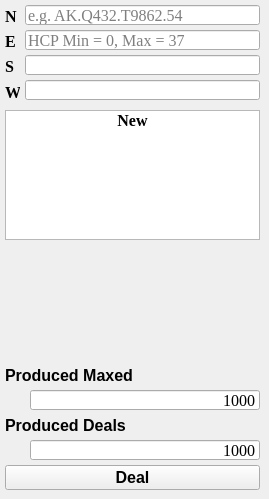
      <widget class="QWidget" name="tab_normal">
       <attribute name="title">
        <string>Normal</string>
       </attribute>
       <widget class="QLineEdit" name="edit_e">
        <property name="geometry">
         <rect>
          <x>25</x>
          <y>30</y>
          <width>235</width>
          <height>20</height>
         </rect>
        </property>
        <property name="font">
         <font>
          <family>Times New Roman</family>
          <pointsize>12</pointsize>
         </font>
        </property>
        <property name="text">
         <string/>
        </property>
        <property name="maxLength">
         <number>16</number>
        </property>
        <property name="readOnly">
         <bool>false</bool>
        </property>
        <property name="placeholderText">
         <string>HCP Min = 0, Max = 37</string>
        </property>
       </widget>
       <widget class="QLabel" name="n">
        <property name="geometry">
         <rect>
          <x>5</x>
          <y>10</y>
          <width>12</width>
          <height>12</height>
         </rect>
        </property>
        <property name="font">
         <font>
          <family>Times New Roman</family>
          <pointsize>12</pointsize>
          <weight>75</weight>
          <bold>true</bold>
         </font>
        </property>
        <property name="text">
         <string>N</string>
        </property>
       </widget>
       <widget class="QLineEdit" name="edit_w">
        <property name="geometry">
         <rect>
          <x>25</x>
          <y>80</y>
          <width>235</width>
          <height>20</height>
         </rect>
        </property>
        <property name="font">
         <font>
          <family>Times New Roman</family>
          <pointsize>12</pointsize>
         </font>
        </property>
        <property name="text">
         <string/>
        </property>
        <property name="maxLength">
         <number>16</number>
        </property>
        <property name="readOnly">
         <bool>false</bool>
        </property>
       </widget>
       <widget class="QLabel" name="w">
        <property name="geometry">
         <rect>
          <x>5</x>
          <y>85</y>
          <width>15</width>
          <height>15</height>
         </rect>
        </property>
        <property name="font">
         <font>
          <family>Times New Roman</family>
          <pointsize>12</pointsize>
          <weight>75</weight>
          <bold>true</bold>
         </font>
        </property>
        <property name="text">
         <string>W</string>
        </property>
       </widget>
       <widget class="QLineEdit" name="edit_s">
        <property name="geometry">
         <rect>
          <x>25</x>
          <y>55</y>
          <width>235</width>
          <height>20</height>
         </rect>
        </property>
        <property name="font">
         <font>
          <family>Times New Roman</family>
          <pointsize>12</pointsize>
         </font>
        </property>
        <property name="text">
         <string/>
        </property>
        <property name="maxLength">
         <number>16</number>
        </property>
        <property name="readOnly">
         <bool>false</bool>
        </property>
       </widget>
       <widget class="QLineEdit" name="edit_n">
        <property name="geometry">
         <rect>
          <x>25</x>
          <y>5</y>
          <width>235</width>
          <height>20</height>
         </rect>
        </property>
        <property name="font">
         <font>
          <family>Times New Roman</family>
          <pointsize>12</pointsize>
         </font>
        </property>
        <property name="inputMask">
         <string/>
        </property>
        <property name="text">
         <string/>
        </property>
        <property name="maxLength">
         <number>16</number>
        </property>
        <property name="readOnly">
         <bool>false</bool>
        </property>
        <property name="placeholderText">
         <string>e.g. AK.Q432.T9862.54</string>
        </property>
       </widget>
       <widget class="QLabel" name="e">
        <property name="geometry">
         <rect>
          <x>5</x>
          <y>35</y>
          <width>12</width>
          <height>12</height>
         </rect>
        </property>
        <property name="font">
         <font>
          <family>Times New Roman</family>
          <pointsize>12</pointsize>
          <weight>75</weight>
          <bold>true</bold>
         </font>
        </property>
        <property name="text">
         <string>E</string>
        </property>
       </widget>
       <widget class="QLabel" name="s">
        <property name="geometry">
         <rect>
          <x>5</x>
          <y>60</y>
          <width>12</width>
          <height>12</height>
         </rect>
        </property>
        <property name="font">
         <font>
          <family>Times New Roman</family>
          <pointsize>12</pointsize>
          <weight>75</weight>
          <bold>true</bold>
         </font>
        </property>
        <property name="text">
         <string>S</string>
        </property>
       </widget>
       <widget class="QLabel" name="deal_tar">
        <property name="geometry">
         <rect>
          <x>5</x>
          <y>415</y>
          <width>131</width>
          <height>20</height>
         </rect>
        </property>
        <property name="font">
         <font>
          <family>Helvetica</family>
          <pointsize>12</pointsize>
          <weight>75</weight>
          <bold>true</bold>
         </font>
        </property>
        <property name="text">
         <string>Produced Deals</string>
        </property>
       </widget>
       <widget class="QLineEdit" name="edit_deal_tar">
        <property name="geometry">
         <rect>
          <x>30</x>
          <y>440</y>
          <width>230</width>
          <height>20</height>
         </rect>
        </property>
        <property name="font">
         <font>
          <family>Times New Roman</family>
          <pointsize>12</pointsize>
         </font>
        </property>
        <property name="text">
         <string>1000</string>
        </property>
        <property name="alignment">
         <set>Qt::AlignRight|Qt::AlignTrailing|Qt::AlignVCenter</set>
        </property>
        <property name="readOnly">
         <bool>false</bool>
        </property>
       </widget>
       <widget class="QPushButton" name="btn_deal_click">
        <property name="geometry">
         <rect>
          <x>5</x>
          <y>465</y>
          <width>255</width>
          <height>25</height>
         </rect>
        </property>
        <property name="font">
         <font>
          <family>Helvetica</family>
          <pointsize>12</pointsize>
          <weight>75</weight>
          <bold>true</bold>
         </font>
        </property>
        <property name="text">
         <string>Deal</string>
        </property>
        <property name="autoDefault">
         <bool>false</bool>
        </property>
       </widget>
       <widget class="QLineEdit" name="edit_deal_max">
        <property name="geometry">
         <rect>
          <x>30</x>
          <y>390</y>
          <width>230</width>
          <height>20</height>
         </rect>
        </property>
        <property name="font">
         <font>
          <family>Times New Roman</family>
          <pointsize>12</pointsize>
         </font>
        </property>
        <property name="text">
         <string>1000</string>
        </property>
        <property name="alignment">
         <set>Qt::AlignRight|Qt::AlignTrailing|Qt::AlignVCenter</set>
        </property>
        <property name="readOnly">
         <bool>false</bool>
        </property>
       </widget>
       <widget class="QLabel" name="deal_max">
        <property name="geometry">
         <rect>
          <x>5</x>
          <y>365</y>
          <width>141</width>
          <height>20</height>
         </rect>
        </property>
        <property name="font">
         <font>
          <family>Helvetica</family>
          <pointsize>12</pointsize>
          <weight>75</weight>
          <bold>true</bold>
         </font>
        </property>
        <property name="text">
         <string>Produced Maxed</string>
        </property>
       </widget>
       <widget class="QListWidget" name="list_nor_setting">
        <property name="geometry">
         <rect>
          <x>5</x>
          <y>110</y>
          <width>255</width>
          <height>130</height>
         </rect>
        </property>
        <property name="font">
         <font>
          <family>Times New Roman</family>
          <pointsize>12</pointsize>
          <weight>50</weight>
          <bold>false</bold>
          <underline>false</underline>
          <strikeout>false</strikeout>
         </font>
        </property>
        <property name="acceptDrops">
         <bool>false</bool>
        </property>
        <property name="statusTip">
         <string/>
        </property>
        <property name="autoFillBackground">
         <bool>false</bool>
        </property>
        <property name="lineWidth">
         <number>1</number>
        </property>
        <item>
         <property name="text">
          <string>New</string>
         </property>
         <property name="font">
          <font>
           <family>Times New Roman</family>
           <pointsize>12</pointsize>
           <weight>75</weight>
           <italic>false</italic>
           <bold>true</bold>
           <stylestrategy>PreferDefault</stylestrategy>
          </font>
         </property>
         <property name="textAlignment">
          <set>AlignCenter</set>
         </property>
        </item>
       </widget>
      </widget>
